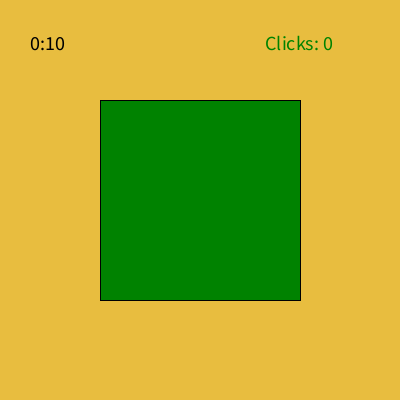
Frame 1 (no input)
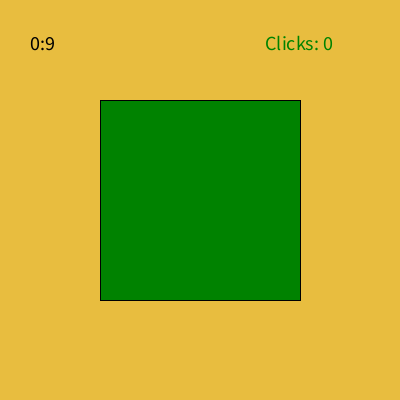
Frame 60 (the mouse pressed at the canvas centre just before this capture)
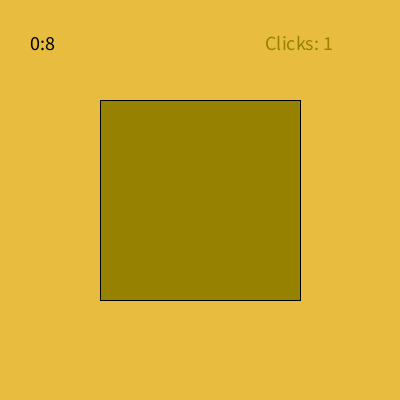
Frame 120 (the mouse held since frame 60 and released just before this capture)

The Processing sketch that drew these frames (run headless with seeded random() and noise(); from frame 60 on, the mouse is pressed at the canvas centre):

// Processing sketch: processing_182620
// ── processing_182620.pde

Temps cronometre;
int puntuacio = 0;
int r = 0;
boolean boton = false;
void setup(){
  size(400, 400);
  cronometre = new Temps();
}
void draw(){
  textSize (20);
  background(232,189,63);
  fill(r,130,0);
  text ("Clicks: " + puntuacio, 265, 50);
  rectMode(CORNERS);
  rect(width/4,height/4,width/4+width/2,height/4+height/2);
  if (mousePressed == true){
    r = 150;
    
  }
 
  cronometre.dibuixaComptaEnrere();
  
  if (cronometre.fiEnrera()){
    fill(43,135,158);
    text("Temps!!!", 120, 70);
    text("La teva mitjana ha sigut de "+ (puntuacio/12), 5, 340);
    text( "clics/seg i has clicat  " + puntuacio + " vegades!",50, 370);
   
  }
  
  
  println("Hora:"+hour()+":"+minute()+":"+second()+ " Millis:" + millis() + "principi:"+cronometre.principi);
}

void mousePressed(){
   if (mouseX>=width/4 && mouseX<=width/4+width/2 && mouseY>=height/4 && mouseX<=height/4+height/2){
   boton = true;
   puntuacio++;
  }
 
 
}

void mouseReleased(){
  r = 255;
}
class Temps{
  int principi;
  int enrera;
  Temps(){
    principi = millis();
    enrera = 12000 + principi;
  }
  
  
  int segons(){
    return (int)((millis() - principi)/ 1000)%60;
  }
  int minuts(){
    return (int)((millis() - principi)/ 60000);
  }
  
  int minutsEnrera(){
      int resultat = (int)((enrera-millis())/ 60000); 
      if (resultat < 0){
        resultat = 0;
      }
      return resultat;
  }
  
  int segonsEnrera(){
    int resultat = (int)((enrera-millis())/ 1000)%60;
    if (resultat < 0){
        resultat = 0;
      }
      return resultat; 
   }
  
  boolean fiEnrera(){
    return minutsEnrera() == 0 && segonsEnrera() == 0;
  }
  
  
  void dibuixaComptaEnrere(){
    fill(0);
    text(minutsEnrera()+":"+segonsEnrera(), 30, 50);
  }

  
}
